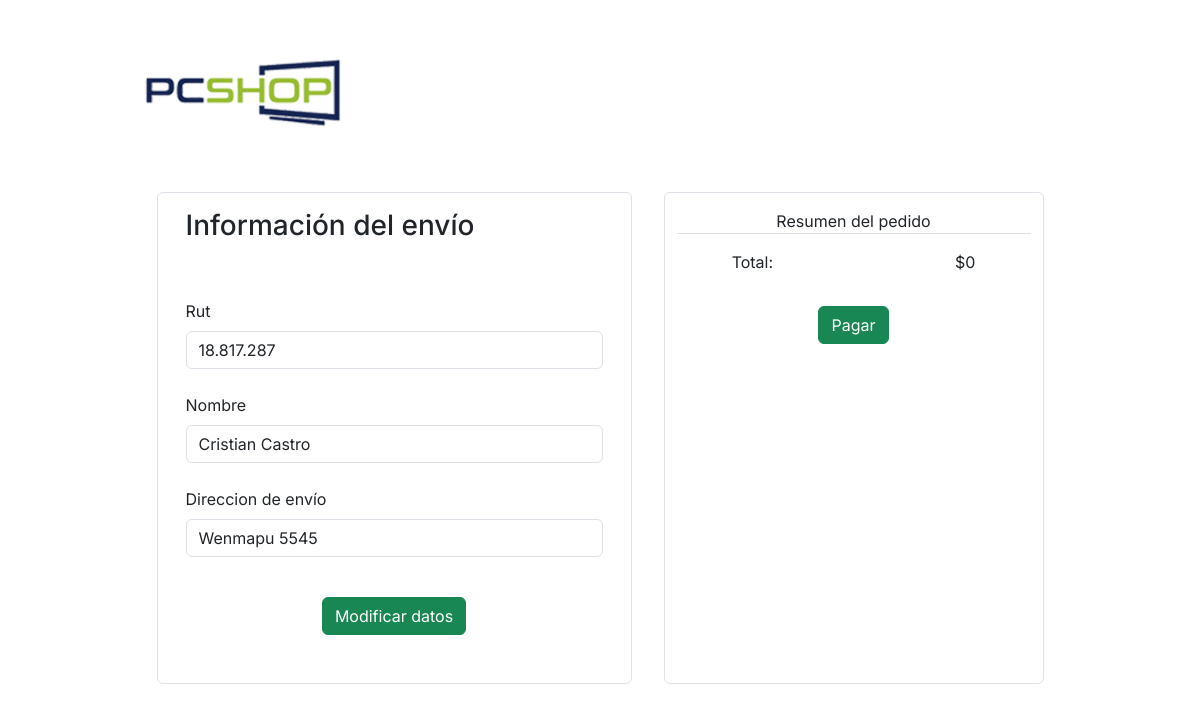
Page /pago/ (signed in) on the earlier database version.
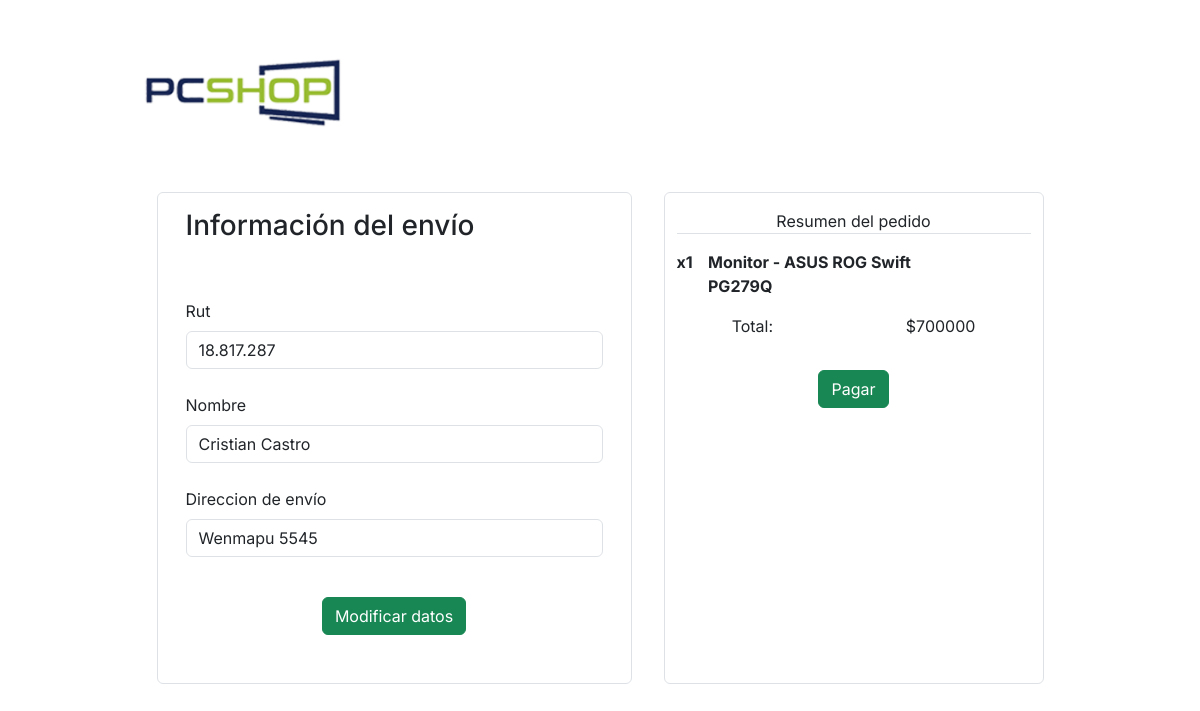
Same page on the later database version.
### aplicacion/models.py (models this page shows)
class CarroCompra(models.Model):
    codigo = models.AutoField(primary_key=True,null=False)
    email = models.ForeignKey(Cliente, on_delete=models.PROTECT, null=False)
    producto = models.ForeignKey(Producto, on_delete=models.PROTECT, null=False)
    cantidad = models.IntegerField(default=0, validators=[MinValueValidator(0),MaxValueValidator(999)],null=False)

class Producto(models.Model):
    codigo=models.CharField(max_length=10, primary_key=True, null=False)
    foto_pro=models.ImageField(upload_to='productos',null=False)
    precio=models.CharField(max_length=9,null=False)
    nombre_pro=models.CharField(max_length=100, null=False)
    descripcion=models.CharField( max_length=500, null=False)
    stock=models.IntegerField(default=0, validators=[MinValueValidator(0),MaxValueValidator(999)],null=False)

### aplicacion/views.py (the view)
# urls.py: path('pago/',pago, name='pago'),
def pago(request):
    carroCompra = CarroCompra.objects.filter(email_id = request.user.email)
    cliente, clienteCreado = Cliente.objects.get_or_create(email = request.user.email)
    total = 0
    form = UpdClienteForm(instance = cliente)
    for producto in carroCompra:
        total += producto.cantidad * int(Producto.objects.get(codigo = producto.producto_id).precio)
    datos = {
        'carrito' : carroCompra,
        'total' : total,
        'cliente' : cliente,
        'form' : form
    }
    return render(request,'aplicacion/pago.html', datos)

### aplicacion/forms.py
class UpdClienteForm(forms.ModelForm):
    class Meta:
        model = Cliente
        fields = ['nombre','rut','direccion']

### aplicacion/templates/aplicacion/pago.html (shortened to what this page needs)
{% load static%}
<!DOCTYPE html>
<html lang="es">
<head>
    <link rel="stylesheet" href="{% static "aplicacion/css/bootstrap.css" %}">
    <link rel="stylesheet" href="{% static "aplicacion/css/style.css" %}">
</head>
<body>
<div class="container">
  <div class="row justify-content-center mb-5 mt-5">
    <div class="col-5" ><a href="{% url "index" %}"><img src="{% static "aplicacion/img/pcshop_logo.png" %}" alt="" height="96px"></a></div>
    <div class="col-4" style="margin-left: 120px;"></div>
  </div>
  <div class="row justify-content-center">
    <div class="col-12 col-sm-5 border rounded mx-3">
      <h3 class="m-3">Información del envío</h3> <br>
      {% if cliente.rut == None %}
      <h2 class="m-3">Cliente sin datos, porfavor completa tus datos</h2>
      <div class="text-center mb-3 ">
        <a type="submit" href="{% url "modificar_datos" user.email %}"class="btn btn-success mt-3">Completar datos</a>
      </div>
      {% else %}
      <form action="{% url "modificar_datos" user.email %}" class="">
        <div class="mb-3 p-3">
          <label for="" class="form-label">Rut</label>
          <input type="" class="form-control" value="{{form.rut.value}}" id="" maxlength="50"  readonly> <br>
          <label for="" class="form-label" >Nombre</label>
          <input type="" class="form-control" value="{{form.nombre.value}}"id="" maxlength="50" readonly> <br>
          <label for="" class="form-label">Direccion de envío</label>
          <input type="" class="form-control" value="{{form.direccion.value}}" id="" maxlength="50" readonly> <br>
          <div class="text-center mb-3 ">
            <button type="submit" class="btn btn-success mt-3"> Modificar datos</button>
          </div>
        </div>
      </form>
      {% endif %}
    </div>
    <div class="col-12 col-sm-4 border rounded mx-3">
      <div class="">
        <p class="text-center mt-3 border-bottom ">Resumen del pedido</p>
        {% for p in carrito %}
        <div class="row mt-3">
          <p class="col-1 col-sm-1" style="font-weight: bold;">x{{p.cantidad}}</p>
          <p class="col-7 col-sm-8" style="font-weight: bold;">{{p.producto.nombre_pro}}</p>
        </div>
        {% endfor %}
        <div class="row justify-content-around">
          <p class="col-2 ">Total:</p>
          <p class="col-3 text-end">${{total}}</p>
        </div>
        {% if cliente.rut == None %}
        {% else %}
        <div class="text-center mb-3 ">
          <a href="{% url "exito" %}" class="btn btn-success mt-3"> Pagar</a>
        </div>
        {% endif %}
      </div>
    </div>
  </div>
</div>
</body>
</html>

Differences in the rows shown:
added CarroCompra: cantidad "1", producto.nombre_pro "Monitor - ASUS ROG Swift PG279Q"
Other differences:
{{ total }}: "0" → "700000"
